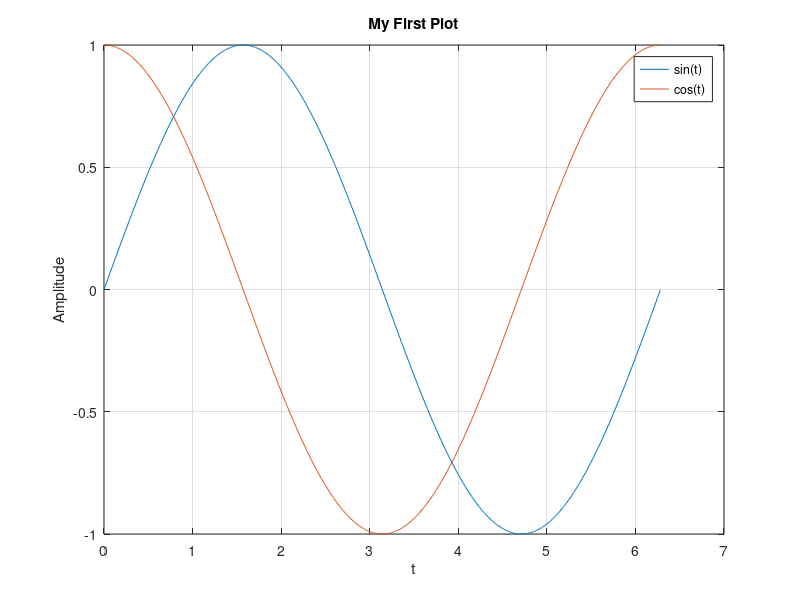

The MATLAB source for this figure:
%% VISUALIZING SINE AND COSINE WAVE
t = 0:0.01:2*pi; % Create a time vector. 
x = sin(t);
y = cos(t);
figure(1);  % Create figure no.1.
plot(t,x,t,y);
grid on;    % Show grid.
title('My First Plot');
xlabel('t');
ylabel('Amplitude');
legend('sin(t)','cos(t)');